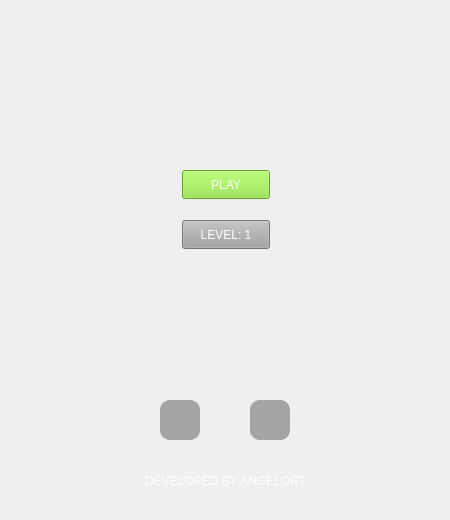
<?xml version="1.0" encoding="UTF-8"?>
<ui version="4.0">
 <class>MainWindow</class>
 <widget class="QMainWindow" name="MainWindow">
  <property name="geometry">
   <rect>
    <x>0</x>
    <y>0</y>
    <width>450</width>
    <height>520</height>
   </rect>
  </property>
  <property name="windowTitle">
   <string>Tetris - Home</string>
  </property>
  <property name="windowIcon">
   <iconset resource="../resources.qrc">
    <normaloff>:/src/img/icon.png</normaloff>:/src/img/icon.png</iconset>
  </property>
  <widget class="QWidget" name="centralWidget">
   <widget class="QLabel" name="background">
    <property name="geometry">
     <rect>
      <x>0</x>
      <y>0</y>
      <width>450</width>
      <height>520</height>
     </rect>
    </property>
    <property name="styleSheet">
     <string notr="true">background-image: url(:/src/img/background.jpg);</string>
    </property>
    <property name="text">
     <string/>
    </property>
   </widget>
   <widget class="QLabel" name="developer">
    <property name="geometry">
     <rect>
      <x>145</x>
      <y>450</y>
      <width>161</width>
      <height>61</height>
     </rect>
    </property>
    <property name="styleSheet">
     <string notr="true">color: rgb(255, 255, 255);</string>
    </property>
    <property name="text">
     <string>DEVELOPED BY ANGELORTIZV</string>
    </property>
   </widget>
   <widget class="QPushButton" name="play_button">
    <property name="geometry">
     <rect>
      <x>182</x>
      <y>170</y>
      <width>88</width>
      <height>29</height>
     </rect>
    </property>
    <property name="styleSheet">
     <string notr="true">color: rgb(255, 255, 255);
background-color: rgb(138, 226, 52);</string>
    </property>
    <property name="text">
     <string>PLAY</string>
    </property>
   </widget>
   <widget class="QLabel" name="logo">
    <property name="geometry">
     <rect>
      <x>160</x>
      <y>40</y>
      <width>141</width>
      <height>121</height>
     </rect>
    </property>
    <property name="styleSheet">
     <string notr="true">image: url(:/src/img/logo);</string>
    </property>
    <property name="text">
     <string/>
    </property>
   </widget>
   <widget class="QPushButton" name="sel_level_button">
    <property name="geometry">
     <rect>
      <x>182</x>
      <y>220</y>
      <width>88</width>
      <height>29</height>
     </rect>
    </property>
    <property name="styleSheet">
     <string notr="true">color: rgb(255, 255, 255);
background-color: rgb(164, 164, 164);</string>
    </property>
    <property name="text">
     <string>LEVEL: 1</string>
    </property>
   </widget>
   <widget class="QPushButton" name="pushButton">
    <property name="geometry">
     <rect>
      <x>160</x>
      <y>400</y>
      <width>40</width>
      <height>40</height>
     </rect>
    </property>
    <property name="styleSheet">
     <string notr="true">QPushButton{
	border-radius: 10px;
}
QPushButton:!hover{
	background-color: rgb(164, 164, 164);
}
QPushButton:hover{
	
	background-color: rgb(136, 138, 133);
}</string>
    </property>
    <property name="text">
     <string/>
    </property>
    <property name="icon">
     <iconset resource="../resources.qrc">
      <normaloff>:/src/img/icon_settings.png</normaloff>:/src/img/icon_settings.png</iconset>
    </property>
    <property name="iconSize">
     <size>
      <width>16</width>
      <height>16</height>
     </size>
    </property>
   </widget>
   <widget class="QPushButton" name="pushButton_2">
    <property name="geometry">
     <rect>
      <x>250</x>
      <y>400</y>
      <width>40</width>
      <height>40</height>
     </rect>
    </property>
    <property name="styleSheet">
     <string notr="true">QPushButton{
	border-radius: 10px;
}
QPushButton:!hover{
	background-color: rgb(164, 164, 164);
}
QPushButton:hover{
	
	background-color: rgb(136, 138, 133);
}</string>
    </property>
    <property name="text">
     <string/>
    </property>
    <property name="icon">
     <iconset resource="../resources.qrc">
      <normaloff>:/src/img/icon_help.png</normaloff>:/src/img/icon_help.png</iconset>
    </property>
    <property name="iconSize">
     <size>
      <width>16</width>
      <height>16</height>
     </size>
    </property>
   </widget>
  </widget>
 </widget>
 <layoutdefault spacing="6" margin="11"/>
 <resources>
  <include location="../resources.qrc"/>
 </resources>
 <connections/>
</ui>
